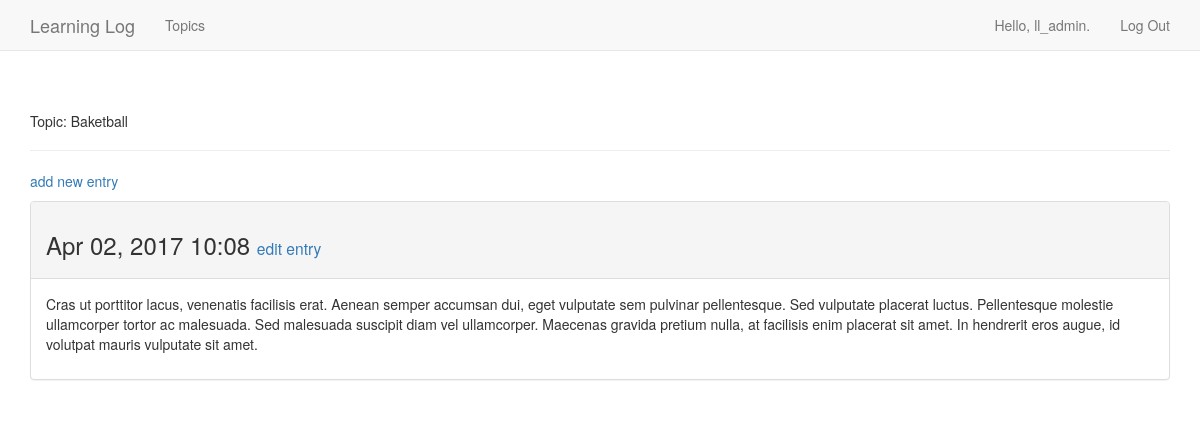
Page /topics/4/ (signed in) on the committed database.
### djangos_ll/models.py (models this page shows, shortened)
class Topic(models.Model):
    text = models.CharField(max_length=200)
    date_added = models.DateTimeField(auto_now_add=True)
    owner = models.ForeignKey(User)
    def __str__(self):
        return self.text

class Entry(models.Model):
    topic = models.ForeignKey(Topic)
    text = models.TextField()
    date_added = models.DateTimeField(auto_now_add=True)
    class Meta:
        verbose_name_plural = 'entries'

### djangos_ll/views.py (the view)
# urls.py: url(r'^topics/(?P<topic_id>\d+)/$', views.topic, name='topic'),
@login_required
def topic(request, topic_id):
    topic = Topic.objects.get(id=topic_id)
    entries = topic.entry_set.order_by('-date_added')
    context = { 'topic': topic, 'entries': entries }
    return render(request, 'djangos_ll/topic.html', context)

### djangos_ll/templates/djangos_ll/topic.html
{% extends "djangos_ll/base.html" %}
{% block header %}
  <p>Topic: {{ topic }}</p>
{% endblock header %}
{% block content %}
  <p>
    <a href="{% url 'djangos_ll:new_entry' topic.id %}">add new entry</a>
  </p>
  {% for entry in entries %}
    <div class="panel panel-default">
      <div class="panel-heading">
        <h3>
          {{ entry.date_added|date:'M d, Y H:i' }}
          <small>
            <a href="{% url 'djangos_ll:edit_entry' entry.id %}">edit entry</a>
          </small>
        </h3>
      </div>
      <div class="panel-body">
        {{ entry.text|linebreaks }}
      </div>
    </div>
  {% empty %}
      There are no entries for this topic yet.
  {% endfor %}
  {% endblock content %}

### djangos_ll/templates/djangos_ll/base.html (shortened to what this page needs)
{% load bootstrap3 %}
<!DOCTYPE html>
<html lang="en">
<head>
    {% bootstrap_css %}
</head>
<body>
    <nav class="navbar navbar-default navbar-static-top">
      <div class="container">
        <div class="navbar-header">
          <a class="navbar-brand" href="{% url 'djangos_ll:index' %}">Learning Log</a>
        </div>
        <div id="navbar" class="navbar-collapse collapse">
          <ul class="nav navbar-nav">
            <li><a href="{% url 'djangos_ll:topics' %}">Topics</a></li>
          </ul>
          <ul class="nav navbar-nav navbar-right">
            {% if user.is_authenticated %}
                <li><a>Hello, {{ user.username }}.</a></li>
                <li><a href="{% url 'users:logout' %}">Log Out</a></li>
            {% else %}
                 <li><a href="{% url 'users:register' %}">Register</a></li>
                 <li><a href="{% url 'users:login' %}">Log In</a></li>
            {% endif %}
          </ul>
        </div>
      </div>
    </nav>
    <div class="container">
        <div class="page-header">
            {% block header %}{% endblock header %}
        </div>
        <div>
            {% block content %}{% endblock content %}
        </div>
    </div>
</body>
</html>

### rows in the picture
Topic: text "Baketball"
Entry: date_added "Apr 02, 2017 10:08", text "Cras ut porttitor lacus, venenatis facilisis erat. Aenean semper accumsan dui, eget vulputate sem pulvinar pellentesque. Sed vulputate placerat luctus. Pellentesque molestie ullamcorper tortor ac malesuada. Sed malesuada suscipit diam vel ullamcorper. Maecenas gravida pretium nulla, at facilisis enim placerat sit amet. In hendrerit eros augue, id volutpat mauris vulputate sit amet."

### other values in the picture
{{ user.username }} "ll_admin"
